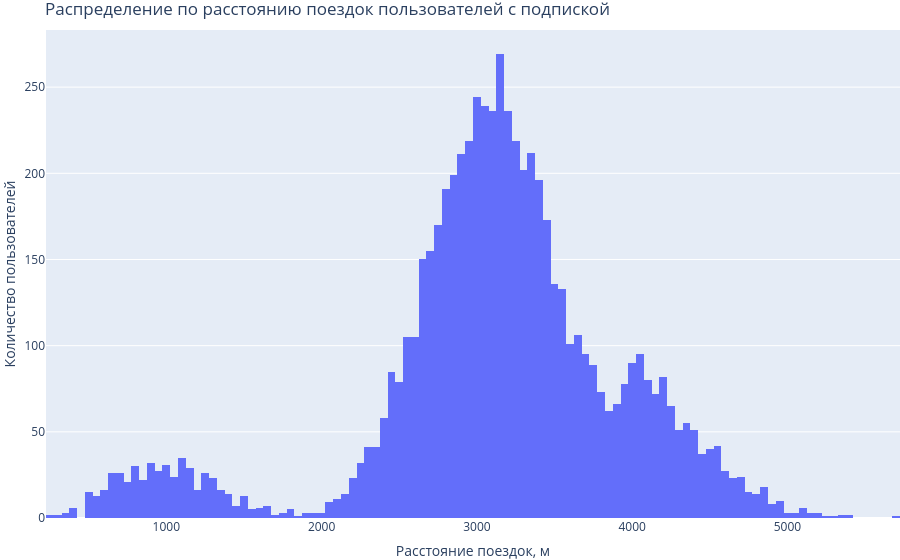

Notebook cell for this chart:
### Code cell
# Распределение по расстоянию поездок пользователей с подпиской
rides_users_subscribes_pivot_distance = get_pivot_table(
    users_subscribes, "user_id", "distance"
)

fig = px.histogram(
    rides_users_subscribes_pivot_distance, x="distance", y="count_of_users"
)
fig.update_layout(
    legend=dict(x=0.5, xanchor="center"),
    title="Распределение по расстоянию поездок пользователей с подпиской",
    xaxis_title="Расстояние поездок, м",
    yaxis_title="Количество пользователей",
    margin=dict(l=0, r=0, t=30, b=0),
)
# визуализирую данные о расстоянии поездок пользователей с подпиской
fig.show()
# Вывожу таблицу нюансов распределения расстоянии поездок пользователей с подпиской методом describe()
rides_users_subscribes_pivot_distance["distance"].describe()

### Figure 1 — Plotly figure (JSON) as saved in the notebook; plotly's stock layout.template omitted (floating-point values rounded to 4 significant figures; data arrays with more than 128 entries replaced by an {"elided": "..."} marker saying what was removed)
{"data": [{"alignmentgroup": "True", "bingroup": "x", "histfunc": "sum", "hovertemplate": "distance=%{x}<br>sum of count_of_users=%{y}<extra></extra>", "legendgroup": "", "marker": {"color": "#636efa", "pattern": {"shape": ""}}, "name": "", "offsetgroup": "", "orientation": "v", "showlegend": false, "type": "histogram", "x": {"elided": "6500 float values"}, "xaxis": "x", "y": {"elided": "6500 int values"}, "yaxis": "y"}], "layout": {"barmode": "relative", "legend": {"tracegroupgap": 0, "x": 0.5, "xanchor": "center"}, "margin": {"b": 0, "l": 0, "r": 0, "t": 30}, "title": {"text": "Распределение по расстоянию поездок пользователей с подпиской"}, "xaxis": {"anchor": "y", "domain": [0, 1], "title": {"text": "Расстояние поездок, м"}}, "yaxis": {"anchor": "x", "domain": [0, 1], "title": {"text": "Количество пользователей"}}}}
